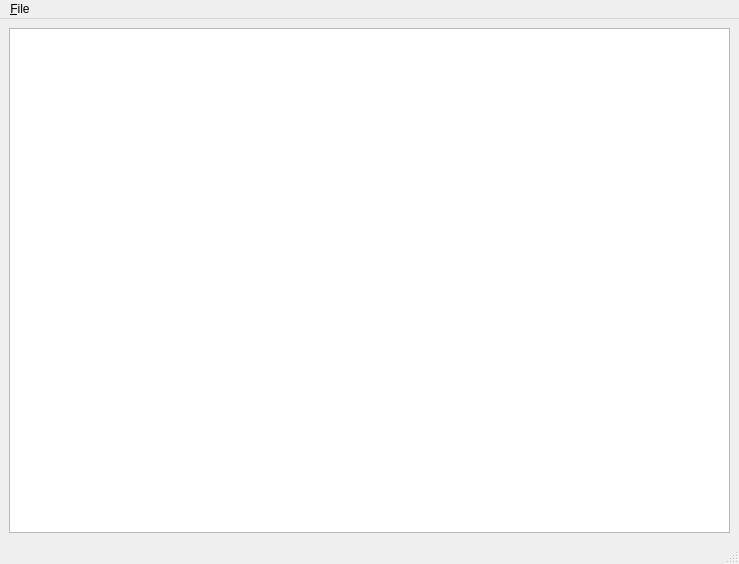
<?xml version="1.0" encoding="UTF-8"?>
<ui version="4.0">
 <class>MainWindow</class>
 <widget class="QMainWindow" name="MainWindow">
  <property name="geometry">
   <rect>
    <x>0</x>
    <y>0</y>
    <width>739</width>
    <height>564</height>
   </rect>
  </property>
  <property name="windowTitle">
   <string>MainWindow</string>
  </property>
  <widget class="QWidget" name="centralwidget">
   <layout class="QVBoxLayout" name="verticalLayout">
    <item>
     <widget class="QTextEdit" name="textEdit"/>
    </item>
   </layout>
  </widget>
  <widget class="QMenuBar" name="menubar">
   <property name="geometry">
    <rect>
     <x>0</x>
     <y>0</y>
     <width>739</width>
     <height>26</height>
    </rect>
   </property>
   <widget class="QMenu" name="menuFile">
    <property name="title">
     <string>&amp;File</string>
    </property>
    <addaction name="actionConnect_To"/>
    <addaction name="actionDisconnect"/>
    <addaction name="separator"/>
    <addaction name="actionSetup_Outputs"/>
    <addaction name="separator"/>
    <addaction name="actionExit"/>
   </widget>
   <addaction name="menuFile"/>
  </widget>
  <widget class="QStatusBar" name="statusbar"/>
  <action name="actionConnect_To">
   <property name="text">
    <string>Connect To...</string>
   </property>
  </action>
  <action name="actionDisconnect">
   <property name="text">
    <string>Disconnect</string>
   </property>
  </action>
  <action name="actionSetup_Outputs">
   <property name="text">
    <string>Setup Outputs</string>
   </property>
  </action>
  <action name="actionExit">
   <property name="text">
    <string>Exit</string>
   </property>
  </action>
 </widget>
 <resources/>
 <connections/>
</ui>
